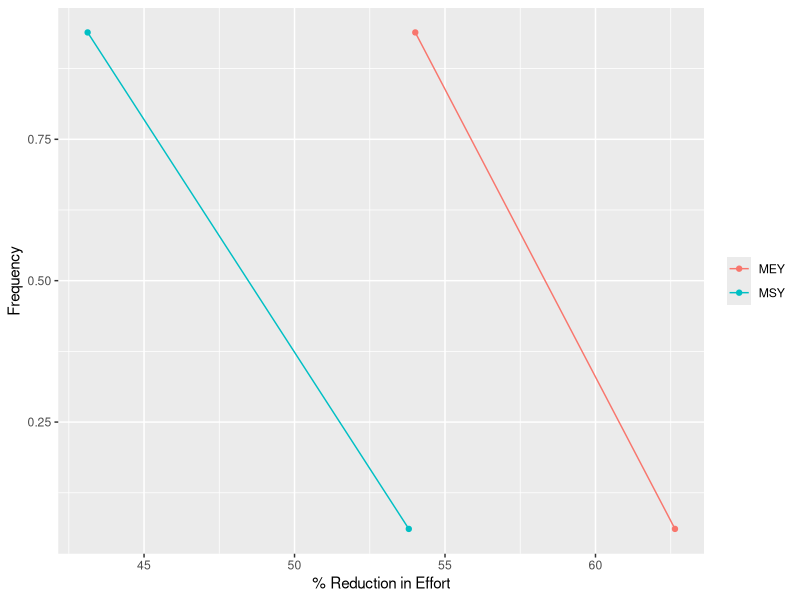

The R source for this figure:
rm(list=ls())

library(readr)
library(ggplot2)
library(cowplot)
library(tibble)
library(tidyr)
library(dplyr)

##### 2 functions #####

### Function 1: Plot that asks: Will rebuilding be enough? 
### (i.e. distribution plot/frequency weight one) 

## Inputs: 
# 1: A dataframe with 4 columns: idorig, pctredfmsy, pctredfmey, weight (weight pre-normalized to add up to 1)
#    Sample of this dataframe attached as "sample-table-f1.csv"
# 2: 3 estimates of percent change needed for the bycatch species of interest: point/median, lower, upper

## Outputs: Plot with % Change in F on x-axis, and freq. distributions 
##  for each of msy and mey (i.e. pctredfmsy and pctredfmey), and vertical gridline at point/median estimate, 
##  with shaded region between lower and upper values given

df1 <- read_csv("sample-table-f1.csv")
## GM: Matt, when exporting CSV files via write.csv, remember to set row.names = F
## I've adjusted the sample datasets in this folder already, but just a tip for the future

df1 %>%
  rename(MSY = pctredfmsy,
         MEY = pctredfmey) %>%
  gather(key, reduction, MSY:MEY) %>%
  group_by(key, reduction) %>%
  summarise(culm_weight = sum(weight, na.rm = T)) %>%
  ggplot(aes(x = reduction, y = culm_weight, col = key)) +
  geom_point() +
  geom_line() +
  # geom_smooth(span = 0.2, se = F) +
  labs(x = "% Reduction in Effort", y = "Frequency") +
  theme(legend.title = element_blank())


### Function 2: How much does it cost to reduce mortality enough? (minimized) 

## Inputs: 
# 1: A dataframe with columns: idorig, pctredfmsy, pctredfmey, weight, fvfmsy, g, beta, phi, price, marginalcost
#    Sample of this dataframe attached as "sample-table-f2.csv"
# 2: 3 estimates of percent change needed for the bycatch species of interest: point/median, lower, upper
# 3: A desired percent chance that the bycatch reduction threshold is met
# 4: A function (below) describing the relationship for a target stock between the equilibrium profit 
#     and the percent reduction in F (pctredf; a variable) in terms of columns in the input table.
#     The function will be the same for all stocks.
eqprofit <- function(pctred,price,marginalcost,fvfmsy,g,k,phi,beta) {
  eqp <-  (0.01 * price * fvfmsy * g * k * (100 - pctred) * (((1 + phi - (fvfmsy * phi) + (0.01 * fvfmsy * pctred * phi))/(1 + phi))^(1/phi))) - 
    (marginalcost * ((fvfmsy * g * (1 - (pctred/100)))^beta)) + 
    return(eqp)
}

# 5: A function (below) describing the relationship for a target stock between the equilibrium yield (i.e. catch) 
#     and the percent reduction in F (pctredf; a variable) in terms of columns in the input table.
#     The function will be the same for all stocks.
eqyield <- function(pctred,fvfmsy,g,k,phi) {
  eqy <- 0.01 * fvfmsy * g * k * (100 - pctred) * (((1 + phi - (fvfmsy * phi) + (0.01 * fvfmsy * pctred * phi))/(1 + phi))^(1/phi))
  return(eqy)
}

# 6: A function (below) describing the relationship between bycatch benefit (in terms of percent reduction in bycatch mortality)
#     and the percent reduction in F for a target stock (pctredf; a variable)
bycatchbenefit <- function(pctred,weight) {
  benefit <- pctred * weight
  return(benefit)
}

## Outputs: 
# 1. 2 values (not a data frame): (i) minimum profit cost of achieving the point/median percent change needed for bycatch species
#                                 (ii) minimum yield cost of achieving the point/median percent change needed for bycatch species
# 2,3. Same as 1. but for each of the lower and upper percent change needed.
